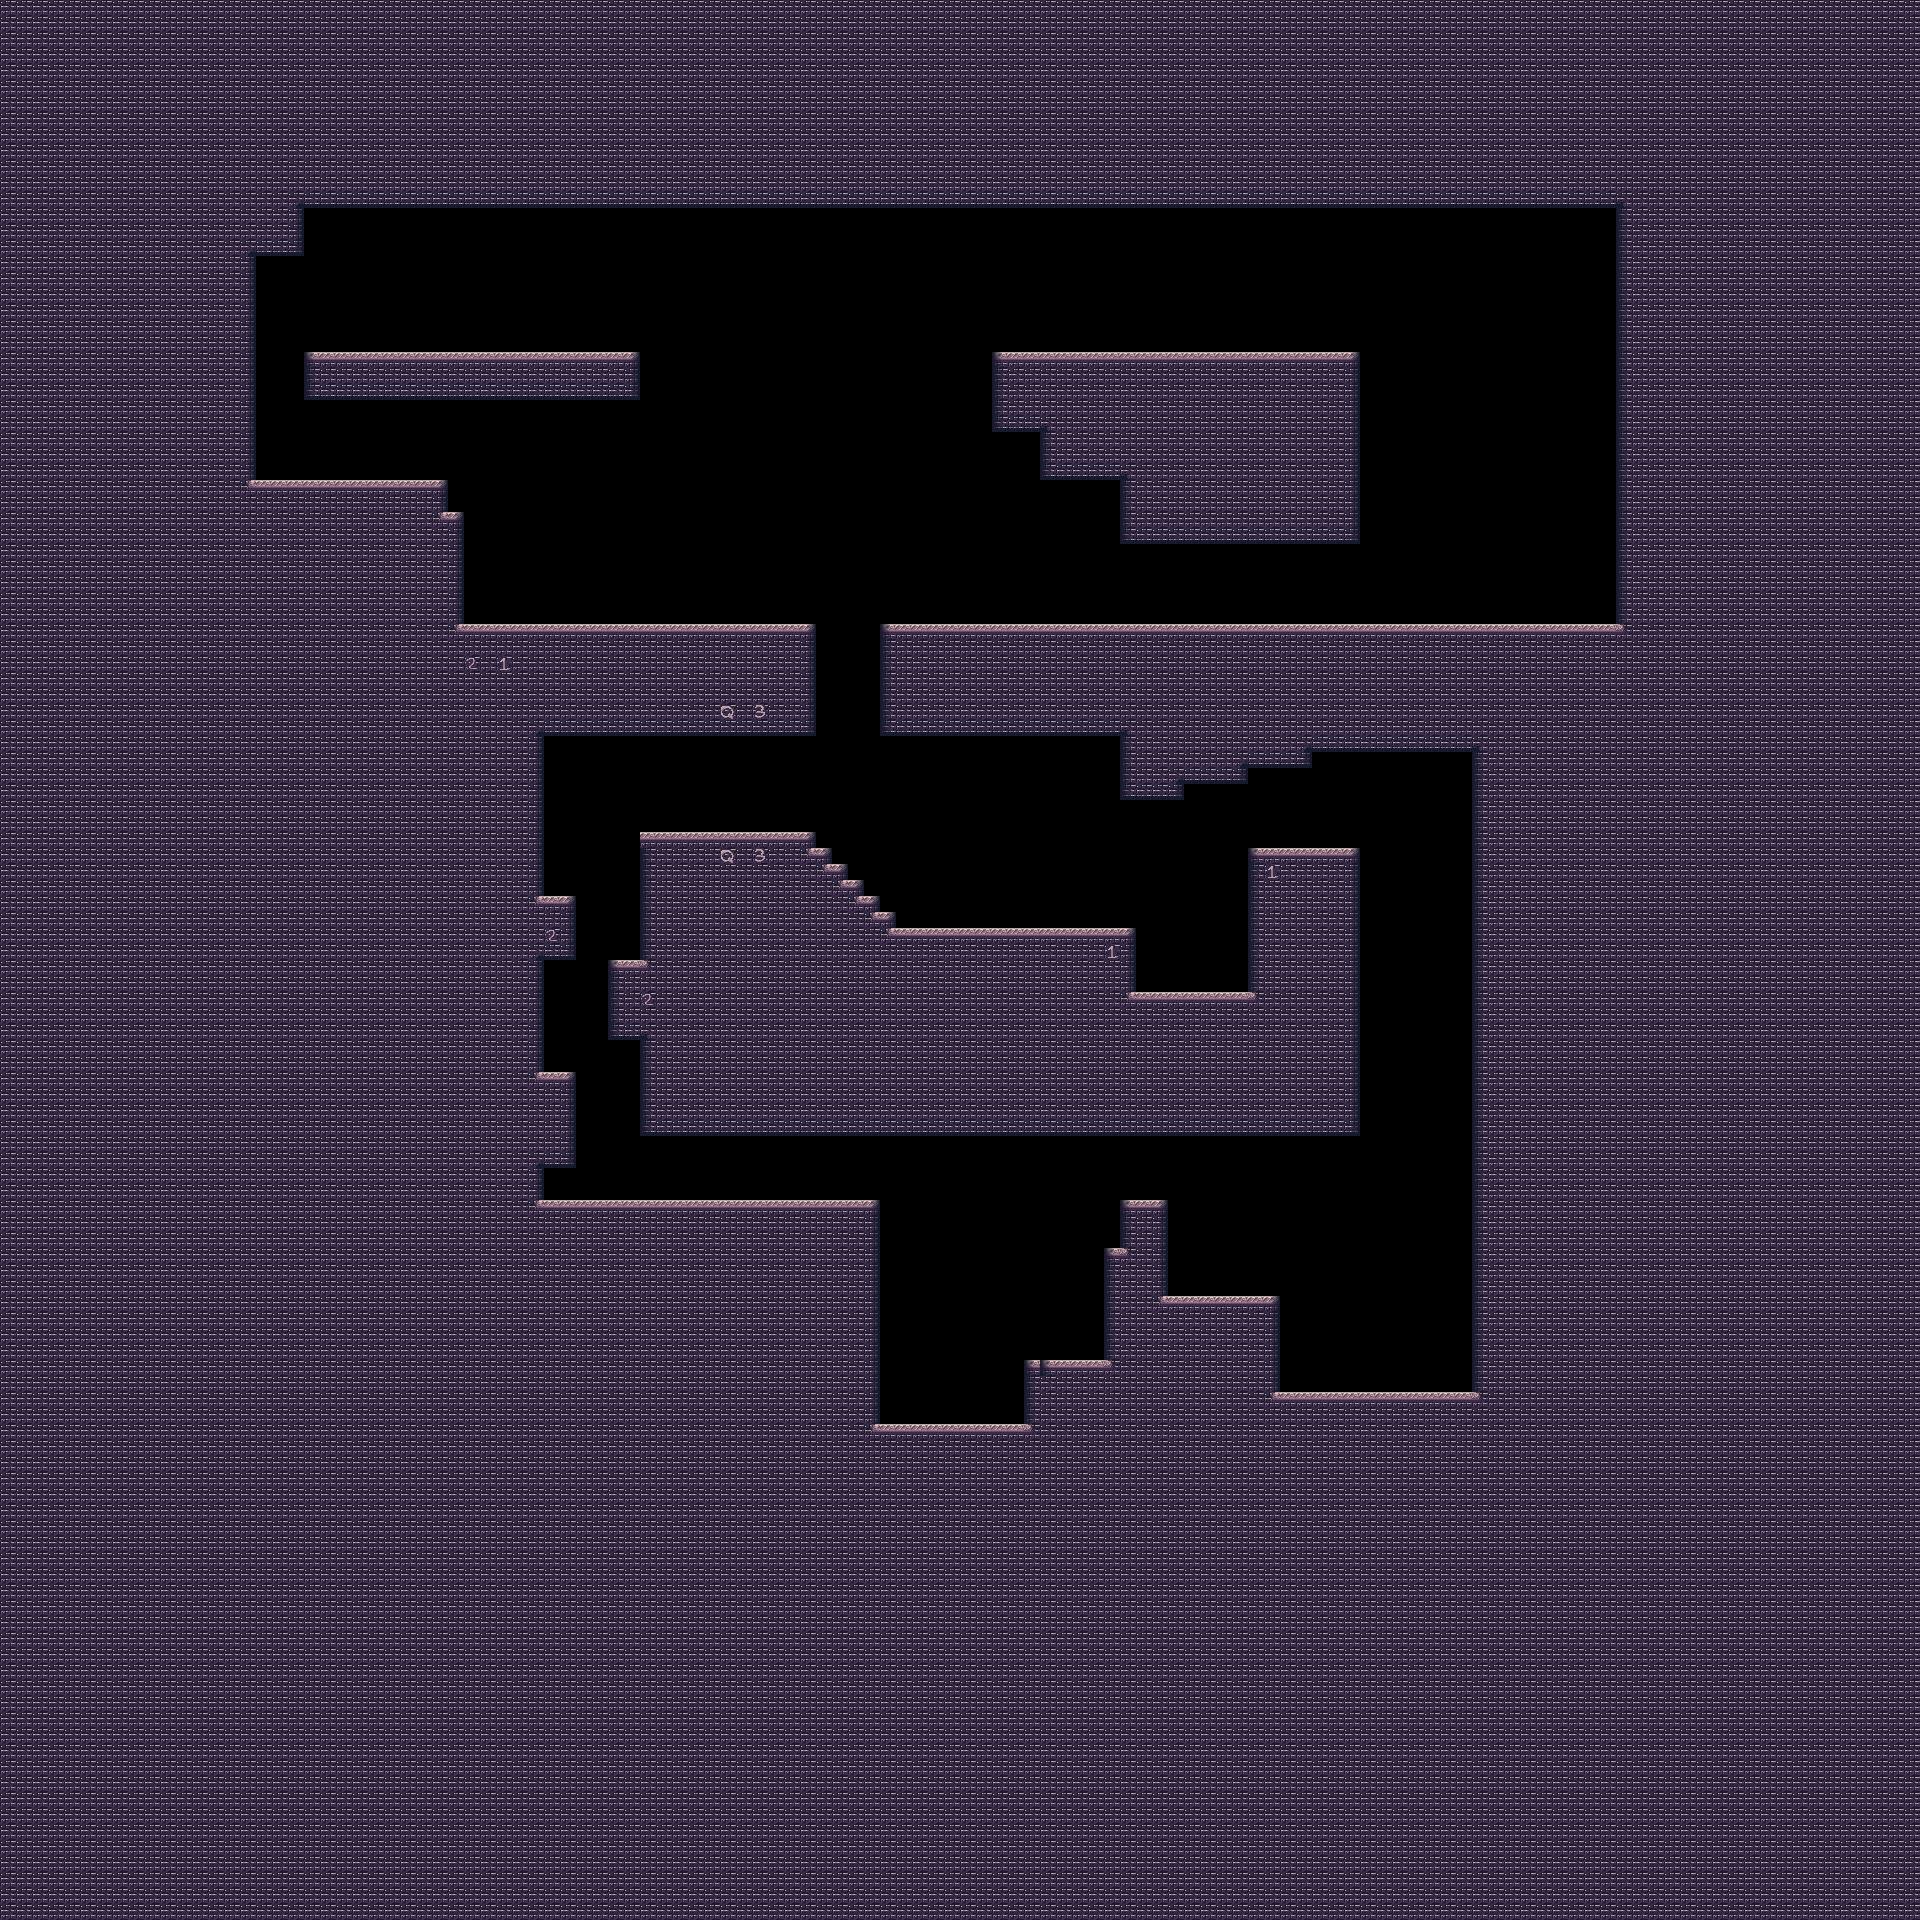

Below is a game level as drawn by its tile map, then a one-line description and the .tmx that defines it (tile-layer data replaced by summaries):
An orthogonal 120x120 tile map with 16x16 px tiles, 1 tile layer (Tile Layer 1) and 24 objects (16x platform, 4x enemy, 2x room, player_idle).

<map version="1.2" tiledversion="1.2.5" orientation="orthogonal" renderorder="right-down" width="120" height="120" tilewidth="16" tileheight="16" infinite="0" nextlayerid="6" nextobjectid="26">
 <tileset firstgid="1" source="../texture_atlas/test_tileset.tsx" />
 <layer id="2" name="Tile Layer 1" width="120" height="120">
  <data>[14400 cells, 11286 non-empty, 17 distinct tile ids]</data>
 </layer>
 <objectgroup id="3" name="enemies">
  <object id="4" name="enemy1" type="enemy" x="739" y="815" width="16" height="16">
   <properties>
    <property name="displacement_x" type="float" value="0" />
    <property name="displacement_y" type="float" value="0" />
    <property name="facing_direction" value="left" />
    <property name="is_circular" value="false" />
    <property name="is_oscillating" value="false" />
    <property name="speed" type="int" value="0" />
   </properties>
  </object>
  <object id="5" name="enemy2" type="enemy" x="958.67" y="912" width="16" height="16">
   <properties>
    <property name="displacement_x" type="float" value="15" />
    <property name="displacement_y" type="float" value="0" />
    <property name="facing_direction" value="left" />
    <property name="is_circular" value="false" />
    <property name="is_oscillating" value="true" />
    <property name="speed" type="int" value="5" />
   </properties>
  </object>
  <object id="18" name="enemy3" type="enemy" x="1010.1" y="782.333" width="16" height="16">
   <properties>
    <property name="displacement_x" type="float" value="10" />
    <property name="displacement_y" type="float" value="20" />
    <property name="facing_direction" value="right" />
    <property name="is_circular" value="true" />
    <property name="is_oscillating" value="true" />
    <property name="speed" type="int" value="10" />
   </properties>
  </object>
  <object id="25" name="enemy4" type="enemy" x="1200" y="928">
   <properties>
    <property name="displacement_x" type="float" value="0" />
    <property name="displacement_y" type="float" value="15" />
    <property name="facing_direction" value="left" />
    <property name="is_circular" value="false" />
    <property name="is_oscillating" value="true" />
    <property name="speed" type="int" value="5" />
   </properties>
  </object>
 </objectgroup>
 <objectgroup id="5" name="rooms">
  <object id="20" name="room2" type="room" x="896" y="736" width="224" height="192" />
  <object id="22" name="room1" type="room" x="720" y="736" width="80" height="128" />
  <object id="24" x="1152" y="880" width="96" height="112" />
 </objectgroup>
 <objectgroup id="6" name="platforms">
  <object id="23" name="platform" type="platform" x="848" y="672" width="16" height="16">
   <properties>
    <property name="displacement_x" type="float" value="0" />
    <property name="displacement_y" type="float" value="-80" />
    <property name="is_circular" value="false" />
    <property name="speed" type="int" value="3" />
   </properties>
  </object>
  <object id="24" name="platform" type="platform" x="912" y="800" width="16" height="16">
   <properties>
    <property name="displacement_x" type="float" value="50" />
    <property name="displacement_y" type="float" value="-20" />
    <property name="is_circular" value="true" />
    <property name="speed" type="int" value="3" />
   </properties>
  </object>
  <object id="24" name="platform" type="platform" x="736" y="352" width="16" height="16">
   <properties>
    <property name="displacement_x" type="float" value="40" />
    <property name="displacement_y" type="float" value="-40" />
    <property name="is_circular" value="false" />
    <property name="speed" type="int" value="2" />
   </properties>
  </object>
  <object id="25" name="platform" type="platform" x="896" y="352" width="16" height="16">
   <properties>
    <property name="displacement_x" type="float" value="-40" />
    <property name="displacement_y" type="float" value="-40" />
    <property name="is_circular" value="false" />
    <property name="speed" type="int" value="2" />
   </properties>
  </object>
  <object id="26" name="platform" type="platform" x="1536" y="528" width="16" height="16">
   <properties>
    <property name="displacement_x" type="float" value="-60" />
    <property name="displacement_y" type="float" value="-60" />
    <property name="is_circular" value="true" />
    <property name="speed" type="int" value="2" />
   </properties>
  </object>
  <object id="27" name="platform" type="platform" x="1440" y="384" width="16" height="16">
   <properties>
    <property name="displacement_x" type="float" value="60" />
    <property name="displacement_y" type="float" value="60" />
    <property name="is_circular" value="true" />
    <property name="speed" type="int" value="2" />
   </properties>
  </object>
  <object id="28" name="platform" type="platform" x="944" y="1280" width="16" height="16">
   <properties>
    <property name="displacement_x" type="float" value="15" />
    <property name="displacement_y" type="float" value="-15" />
    <property name="is_circular" value="true" />
    <property name="speed" type="int" value="10" />
   </properties>
  </object>
  <object id="29" name="platform" type="platform" x="1416" y="1200" width="16" height="16">
   <properties>
    <property name="displacement_x" type="float" value="16" />
    <property name="displacement_y" type="float" value="0" />
    <property name="is_circular" value="false" />
    <property name="speed" type="int" value="3" />
   </properties>
  </object>
  <object id="30" name="platform" type="platform" x="1416" y="1120" width="16" height="16">
   <properties>
    <property name="displacement_x" type="float" value="-32" />
    <property name="displacement_y" type="float" value="0" />
    <property name="is_circular" value="false" />
    <property name="speed" type="int" value="3" />
   </properties>
  </object>
  <object id="33" name="platform" type="platform" x="1416" y="1040" width="16" height="16">
   <properties>
    <property name="displacement_x" type="float" value="32" />
    <property name="displacement_y" type="float" value="0" />
    <property name="is_circular" value="false" />
    <property name="speed" type="int" value="6" />
   </properties>
  </object>
  <object id="34" name="platform" type="platform" x="1416" y="960" width="16" height="16">
   <properties>
    <property name="displacement_x" type="float" value="-32" />
    <property name="displacement_y" type="float" value="0" />
    <property name="is_circular" value="false" />
    <property name="speed" type="int" value="6" />
   </properties>
  </object>
  <object id="35" name="platform" type="platform" x="1216" y="1120" width="16" height="16">
   <properties>
    <property name="displacement_x" type="float" value="0" />
    <property name="displacement_y" type="float" value="112" />
    <property name="is_circular" value="false" />
    <property name="speed" type="int" value="2" />
   </properties>
  </object>
  <object id="36" name="platform" type="platform" x="1248" y="1120" width="16" height="16">
   <properties>
    <property name="displacement_x" type="float" value="0" />
    <property name="displacement_y" type="float" value="112" />
    <property name="is_circular" value="false" />
    <property name="speed" type="int" value="2" />
   </properties>
  </object>
  <object id="37" name="platform" type="platform" x="1280" y="1120" width="16" height="16">
   <properties>
    <property name="displacement_x" type="float" value="0" />
    <property name="displacement_y" type="float" value="112" />
    <property name="is_circular" value="false" />
    <property name="speed" type="int" value="2" />
   </properties>
  </object>
  </objectgroup>
 <objectgroup id="7" name="player">
  <!-- 1 objects omitted --></objectgroup>
</map>
<!-- 3 of 24 objects omitted -->